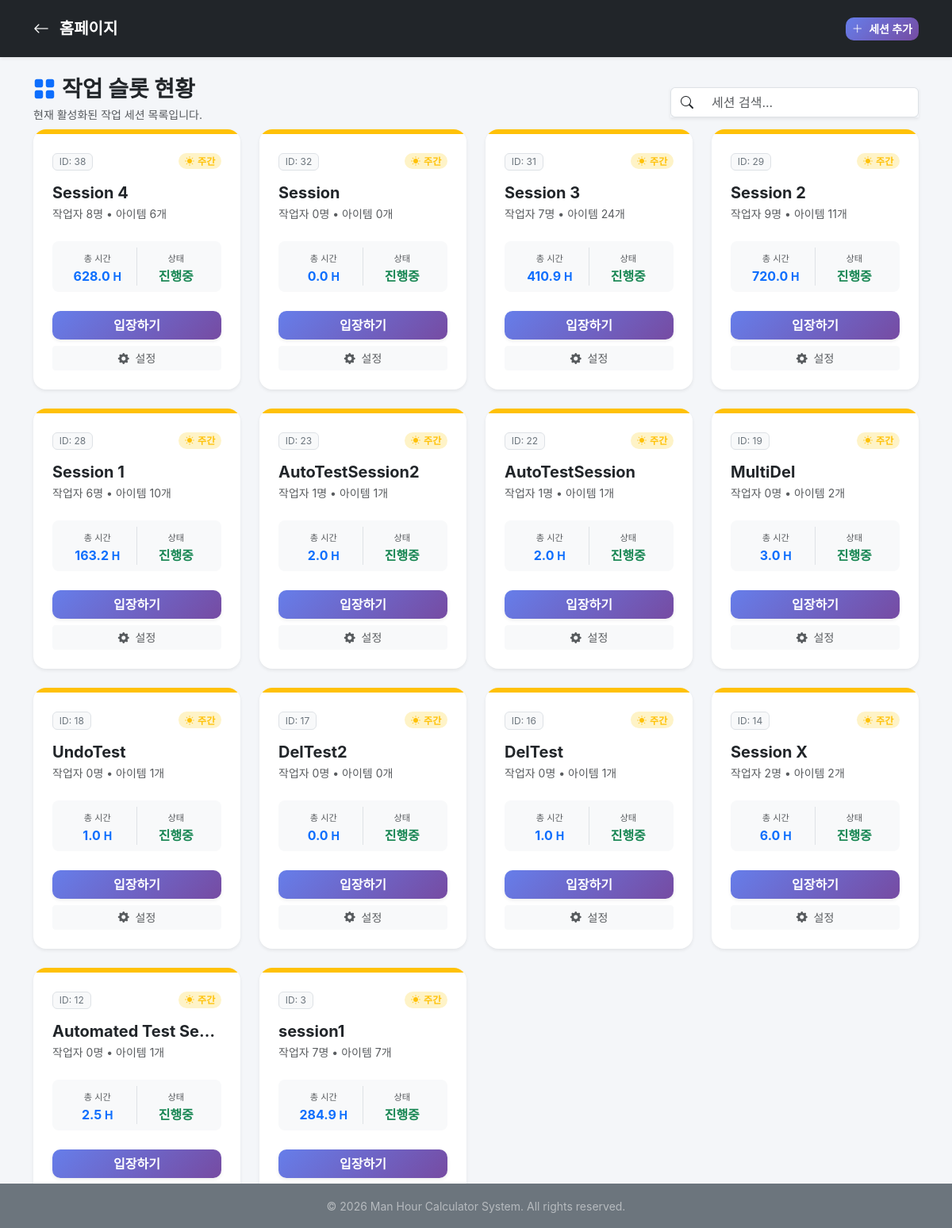
Page /sessions/ (signed in) on the earlier database version.
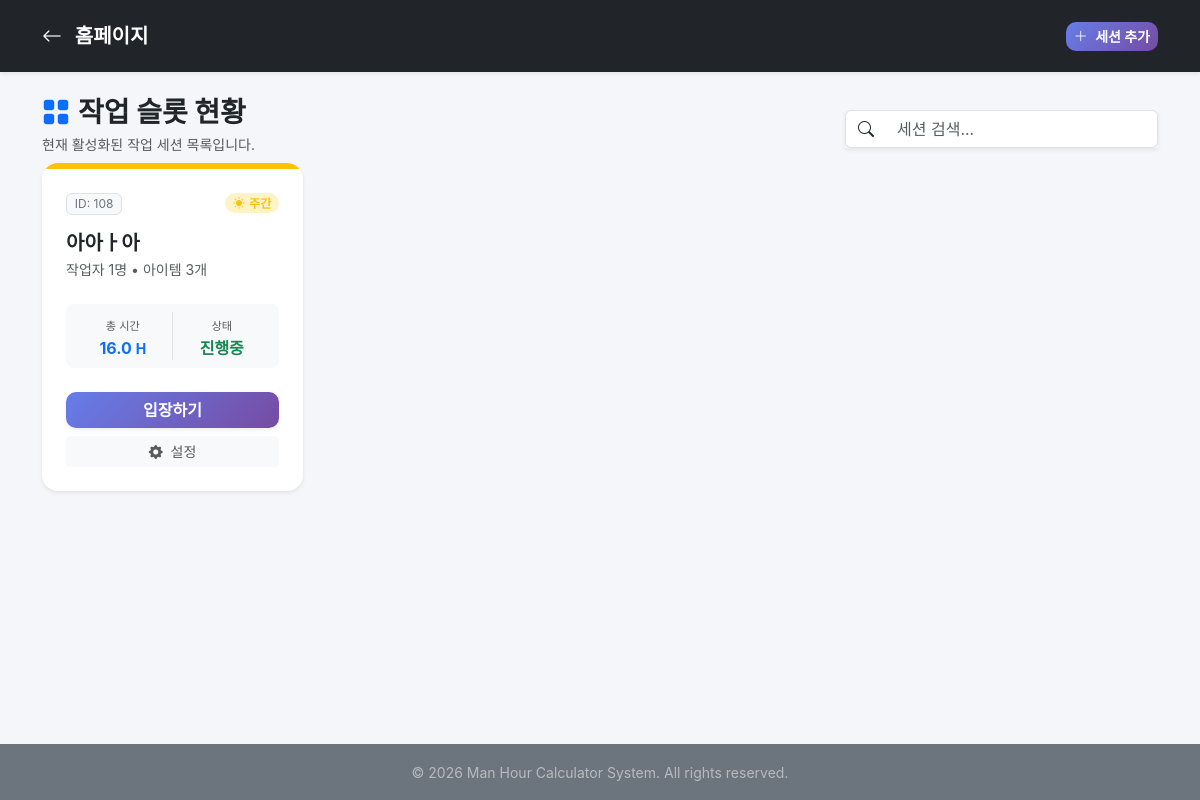
Same page on the later database version.
### manning/models.py (models this page shows, shortened)
class WorkSession(models.Model):
    SHIFT_DAY = "DAY"
    SHIFT_NIGHT = "NIGHT"
    SHIFT_CHOICES = [
        (SHIFT_DAY, "주간 (08:00 ~ 20:00)"),
        (SHIFT_NIGHT, "야간 (20:00 ~ 익일 08:00)"),
    ]
    name = models.CharField(max_length=100, verbose_name="세션 이름")
    created_at = models.DateTimeField(auto_now_add=True)
    is_active = models.BooleanField(default=True)
    shift_type = models.CharField(
        max_length=10,
        choices=SHIFT_CHOICES,
        default=SHIFT_DAY,
        verbose_name="근무 형태",
    )

### manning/views.py (the view)
# urls.py: path("sessions/", views.SessionListView.as_view(), name="session_list"),
class SessionListView(SimpleLoginRequiredMixin, ListView):
    model = WorkSession
    template_name = "manning/session_list.html"
    context_object_name = "active_sessions"
    def get_queryset(self):
        return (
            WorkSession.objects.filter(is_active=True)
            .annotate(
                worker_count=Count("worker", distinct=True),
                item_count=Count(
                    "workitem", filter=~Q(workitem__work_order="간비"), distinct=True
                ),
                total_mh=Coalesce(
                    Sum("workitem__work_mh", filter=~Q(workitem__work_order="간비")),
                    0.0,
                    output_field=FloatField(),
                ),
            )
            .order_by("-created_at")
        )
    def get_context_data(self, **kwargs):
        context = super().get_context_data(**kwargs)
        context["active_count"] = self.object_list.count()
        return context

### manning/views.py (called while the page is built)
    def dispatch(self, request, *args, **kwargs):
        if not request.session.get("is_authenticated"):
            return redirect("login")
        return super().dispatch(request, *args, **kwargs)

### manning/templates/manning/session_list.html (shortened to what this page needs)
{% extends 'manning/base/base.html' %}
{% load static %}
{% block navbar %}
<nav class="navbar navbar-expand-lg navbar-dark bg-dark sticky-top shadow-sm py-3 mb-4">
    <div class="container">
        <a class="navbar-brand fw-bold" href="{% url 'index' %}">
            <i class="bi bi-arrow-left me-2"></i> 홈페이지
        </a>
        <a href="{% url 'create_session' %}" class="btn btn-primary btn-sm fw-bold">
            <i class="bi bi-plus-lg me-1"></i> 세션 추가
        </a>
    </div>
</nav>
{% endblock navbar %}
{% block content %}
<div class="d-flex flex-column flex-md-row justify-content-between align-items-md-center gap-3">
    <div>
        <h3 class="fw-bold mb-1 text-dark"><i class="bi bi-grid-fill me-2 text-primary"></i>작업 슬롯 현황</h3>
        <p class="text-muted mb-2 small">현재 활성화된 작업 세션 목록입니다.</p>
    </div>
    <div class="d-flex gap-2">
        <div class="input-group shadow-sm">
            <span class="input-group-text bg-white border-end-0"><i class="bi bi-search"></i></span>
            <input type="text" class="form-control border-start-0" placeholder="세션 검색..." id="sessionSearch">
        </div>
    </div>
</div>
<div class="row g-4" id="sessionsGrid" data-aos="fade-up">
    {% for session in active_sessions %}
    <div class="col-12 col-md-6 col-lg-3 session-col">
        <div class="card h-100 border-0 shadow-sm card-hover">
            <div class="h-1 w-100 {% if session.shift_type == 'NIGHT' %}bg-dark{% else %}bg-warning{% endif %}" style="height: 6px;"></div>
            <div class="card-body p-4 d-flex flex-column">
                <div class="d-flex justify-content-between align-items-start mb-3">
                    <span class="badge bg-light text-secondary border fw-normal">ID: {{ session.id }}</span>
                    {% if session.shift_type == 'NIGHT' %}
                        <span class="badge bg-soft-indigo text-indigo rounded-pill"><i class="bi bi-moon-stars-fill me-1"></i>야간</span>
                    {% else %}
                        <span class="badge bg-soft-warning text-warning rounded-pill"><i class="bi bi-sun-fill me-1"></i>주간</span>
                    {% endif %}
                </div>
                <h5 class="card-title fw-bold mb-1 text-truncate">{{ session.name }}</h5>
                <p class="text-muted small mb-4">작업자 {{ session.worker_count }}명 • 아이템 {{ session.item_count }}개</p>
                <div class="d-flex justify-content-between bg-light p-2 rounded-3 mb-4">
                    <div class="text-center w-50 border-end">
                        <small class="text-muted" style="font-size: 0.7rem;">총 시간</small>
                        <div class="fw-bold text-primary">{{ session.total_mh|floatformat:1 }} <span class="small">H</span></div>
                    </div>
                    <div class="text-center w-50">
                        <small class="text-muted" style="font-size: 0.7rem;">상태</small>
                        <div class="fw-bold text-success">진행중</div>
                    </div>
                </div>
                <div class="mt-auto d-grid gap-2">
                    <a href="{% url 'result_view' session.id %}" class="btn btn-primary fw-bold shadow-sm">
                        입장하기
                    </a>
                    <a href="{% url 'edit_session' session.id %}" class="btn btn-light text-muted btn-sm">
                        <i class="bi bi-gear-fill me-1"></i> 설정
                    </a>
                </div>
            </div>
        </div>
    </div>
    {% endfor %}
</div>
{% endblock content %}

Differences in the rows shown:
no longer on this page (row edited): WorkSession: id "38", shift_type "DAY" (drawn), name "Session 4", worker_count "8", item_count "6", total_mh "628.0"
no longer on this page (row edited): WorkSession: id "32", shift_type "DAY" (drawn), name "Session", worker_count "0", item_count "0", total_mh "0.0"
no longer on this page (row edited): WorkSession: id "31", shift_type "DAY" (drawn), name "Session 3", worker_count "7", item_count "24", total_mh "410.9"
no longer on this page (row edited): WorkSession: id "29", shift_type "DAY" (drawn), name "Session 2", worker_count "9", item_count "11", total_mh "720.0"
no longer on this page (row edited): WorkSession: id "28", shift_type "DAY" (drawn), name "Session 1", worker_count "6", item_count "10", total_mh "163.2"
no longer on this page (row edited): WorkSession: id "23", shift_type "DAY" (drawn), name "AutoTestSession2", worker_count "1", item_count "1", total_mh "2.0"
no longer on this page (row edited): WorkSession: id "22", shift_type "DAY" (drawn), name "AutoTestSession", worker_count "1", item_count "1", total_mh "2.0"
no longer on this page (row edited): WorkSession: id "19", shift_type "DAY" (drawn), name "MultiDel", worker_count "0", item_count "2", total_mh "3.0"
no longer on this page (row edited): WorkSession: id "18", shift_type "DAY" (drawn), name "UndoTest", worker_count "0", item_count "1", total_mh "1.0"
no longer on this page (row edited): WorkSession: id "17", shift_type "DAY" (drawn), name "DelTest2", worker_count "0", item_count "0", total_mh "0.0"
no longer on this page (row edited): WorkSession: id "16", shift_type "DAY" (drawn), name "DelTest", worker_count "0", item_count "1", total_mh "1.0"
no longer on this page (row edited): WorkSession: id "14", shift_type "DAY" (drawn), name "Session X", worker_count "2", item_count "2", total_mh "6.0"
no longer on this page (row edited): WorkSession: id "12", shift_type "DAY" (drawn), name "Automated Test Se…", worker_count "0", item_count "1", total_mh "2.5"
no longer on this page (row edited): WorkSession: id "3", shift_type "DAY" (drawn), name "session1", worker_count "7", item_count "7", total_mh "284.9"
added WorkSession: id "108", shift_type "DAY" (drawn), name "아아ㅏ아", worker_count "1", item_count "3", total_mh "16.0"
